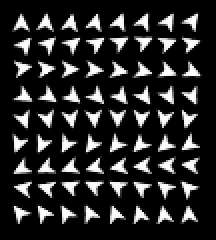
#> input picture assets/srcmap/direction/ArrowRotateMap.png, 108 x 120 px (shown 2 times larger)
$ python -i utils.py   (imports and definitions only)
#> lines starting #> are read from the running program, lines starting #| are printed output that depends on the picture; after the words box and inside, x2 and y2 are one past the last pixel; in counts of white or black regions, pixels touching at a corner belong together
#> further down, picture is the input picture: shape (120, 108, 3); min 0, max 255, mean 41.7
import random
import re

import cv2
import numpy as np
from PIL import Image

REGEX_NODE = re.compile(r'(-?[A-Za-z]+)(-?\d+)')


def random_normal_distribution(a, b, n=5):
    return np.mean(np.random.uniform(a, b, size=n))


# [670 lines left out: functions random_normal_distribution_int, random_rectangle_point, random_rectangle_vector, random_rectangle_vector_opted, random_line_segments, ensure_time and 24 more, not called in this run]


def image_channel(image):
    """
    Args:
        image (np.ndarray):

    Returns:
        int: 0 for grayscale, 3 for RGB.
    """
    return image.shape[2] if len(image.shape) == 3 else 0


# [112 lines left out: functions image_size, image_paste, rgb2gray, rgb2hsv, rgb2yuv, rgb2luma and 1 more, not called in this run]


class ImageNotSupported(Exception):
    """
    Raised if we can't perform image calculation on this image
    """
    pass


def get_bbox(image, threshold=0):
    """
    Get outbound box of the content in image
    A opencv implementation of the getbbox() in pillow

    Args:
        image (np.ndarray):
        threshold (int):
            color > threshold will be considered as content
            color <= threshold will be considered background

    Returns:
        tuple[int, int, int, int]: area

    Raises:
        ImageNotSupported: if failed to get bbox
    """
#> called with threshold = 0
    channel = image_channel(image)
#> channel = 3
    # convert to grayscale
    if channel == 3:
        # RGB
        mask = cv2.cvtColor(image, cv2.COLOR_RGB2GRAY)
        cv2.threshold(mask, threshold, 255, cv2.THRESH_BINARY, dst=mask)
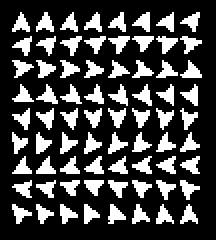
#> mask: shape (120, 108) (shown 2 times larger); 26.5% white; 72 white regions
    elif channel == 0:
        # grayscale
        _, mask = cv2.threshold(image, threshold, 255, cv2.THRESH_BINARY)
    elif channel == 4:
        # RGBA
        mask = cv2.cvtColor(image, cv2.COLOR_RGBA2GRAY)
        cv2.threshold(mask, threshold, 255, cv2.THRESH_BINARY, dst=mask)
    else:
        raise ImageNotSupported(f'shape={image.shape}')

    # find bbox
    contours, _ = cv2.findContours(mask, cv2.RETR_EXTERNAL, cv2.CHAIN_APPROX_SIMPLE)
#> contours = 72 contours; largest, box (x1, y1, x2, y2) and area: (90, 30, 101, 39) 37, (78, 18, 89, 27) 37, (18, 66, 26, 77) 36, (66, 6, 75, 16) 36, (18, 6, 27, 16) 36
    min_y, min_x = mask.shape
#> min_y = 120; min_x = 108
    max_x = 0
    max_y = 0
    # all black
    if not contours:
        raise ImageNotSupported(f'Cannot get bbox from a pure black image')
    for contour in contours:
        # x, y, w, h
        x1, y1, x2, y2 = cv2.boundingRect(contour)
        x2 += x1
        y2 += y1
        if x1 < min_x:
            min_x = x1
        if y1 < min_y:
            min_y = y1
        if x2 > max_x:
            max_x = x2
        if y2 > max_y:
            max_y = y2
#> this loop made 72 passes
#> (x1, y1, x2, y2, min_x, min_y, max_y) on pass 1: (90, 102, 99, 112, 90, 102, 112)
#> (x1, y1, x2, y2, min_y) on passes 9, 17, 25, 33, 41, 49: (90, 90, 100, 100, 90), (90, 78, 100, 87, 78), (90, 66, 100, 76, 66), (90, 54, 99, 65, 54), (90, 42, 99, 53, 42), (90, 30, 101, 39, 30)
#> after the loop, max_x = 101; max_y = 112; min_x = 6; min_y = 6
    if min_x < max_x and min_y < max_y:
        return min_x, min_y, max_x, max_y
    else:
        # This shouldn't happen
        raise ImageNotSupported(f'Empty bbox {(min_x, min_y, max_x, max_y)}')


# [490 lines left out: functions get_bbox_reversed, color_similarity, color_similar, color_similar_1d, color_similarity_2d, color_mask and 6 more, not called in this run]

>>> import cv2
>>> picture = cv2.cvtColor(cv2.imread('../../../assets/srcmap/direction/ArrowRotateMap.png'), cv2.COLOR_BGR2RGB)
>>> result = get_bbox(picture)
#> result = (6, 6, 101, 112)
